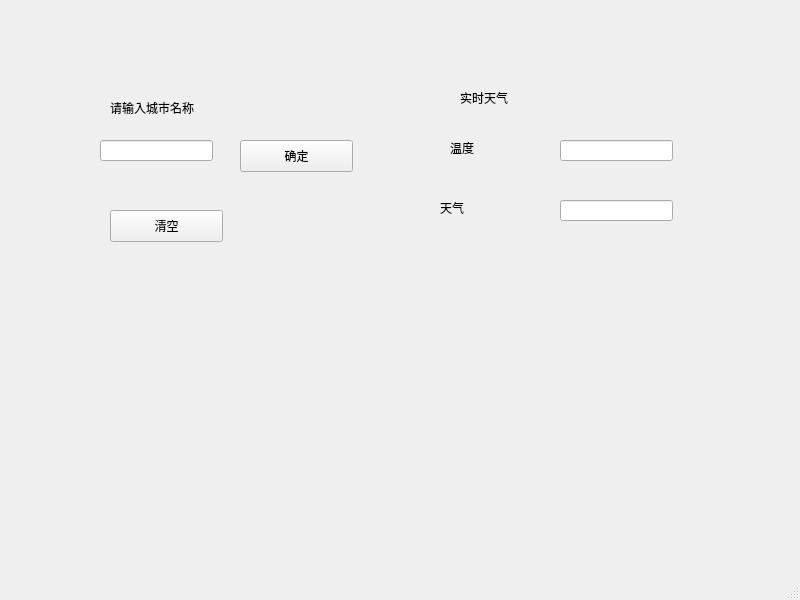
<?xml version="1.0" encoding="UTF-8"?>
<ui version="4.0">
 <class>MainWindow</class>
 <widget class="QMainWindow" name="MainWindow">
  <property name="geometry">
   <rect>
    <x>0</x>
    <y>0</y>
    <width>800</width>
    <height>600</height>
   </rect>
  </property>
  <property name="windowTitle">
   <string>MainWindow</string>
  </property>
  <widget class="QWidget" name="centralwidget">
   <widget class="QLabel" name="label">
    <property name="geometry">
     <rect>
      <x>110</x>
      <y>100</y>
      <width>101</width>
      <height>16</height>
     </rect>
    </property>
    <property name="text">
     <string>请输入城市名称</string>
    </property>
   </widget>
   <widget class="QLineEdit" name="lineEdit">
    <property name="geometry">
     <rect>
      <x>100</x>
      <y>140</y>
      <width>113</width>
      <height>21</height>
     </rect>
    </property>
   </widget>
   <widget class="QPushButton" name="pushButton">
    <property name="geometry">
     <rect>
      <x>240</x>
      <y>140</y>
      <width>113</width>
      <height>32</height>
     </rect>
    </property>
    <property name="text">
     <string>确定</string>
    </property>
   </widget>
   <widget class="QPushButton" name="pushButton_2">
    <property name="geometry">
     <rect>
      <x>110</x>
      <y>210</y>
      <width>113</width>
      <height>32</height>
     </rect>
    </property>
    <property name="text">
     <string>清空</string>
    </property>
   </widget>
   <widget class="QLabel" name="label_2">
    <property name="geometry">
     <rect>
      <x>460</x>
      <y>90</y>
      <width>60</width>
      <height>16</height>
     </rect>
    </property>
    <property name="text">
     <string>实时天气</string>
    </property>
   </widget>
   <widget class="QLabel" name="label_3">
    <property name="geometry">
     <rect>
      <x>450</x>
      <y>140</y>
      <width>60</width>
      <height>16</height>
     </rect>
    </property>
    <property name="text">
     <string>温度</string>
    </property>
   </widget>
   <widget class="QLabel" name="label_4">
    <property name="geometry">
     <rect>
      <x>440</x>
      <y>200</y>
      <width>60</width>
      <height>16</height>
     </rect>
    </property>
    <property name="text">
     <string>天气</string>
    </property>
   </widget>
   <widget class="QLineEdit" name="lineEdit_2">
    <property name="geometry">
     <rect>
      <x>560</x>
      <y>140</y>
      <width>113</width>
      <height>21</height>
     </rect>
    </property>
   </widget>
   <widget class="QLineEdit" name="lineEdit_3">
    <property name="geometry">
     <rect>
      <x>560</x>
      <y>200</y>
      <width>113</width>
      <height>21</height>
     </rect>
    </property>
   </widget>
  </widget>
  <widget class="QMenuBar" name="menubar">
   <property name="geometry">
    <rect>
     <x>0</x>
     <y>0</y>
     <width>800</width>
     <height>24</height>
    </rect>
   </property>
  </widget>
  <widget class="QStatusBar" name="statusbar"/>
 </widget>
 <resources/>
 <connections/>
</ui>
